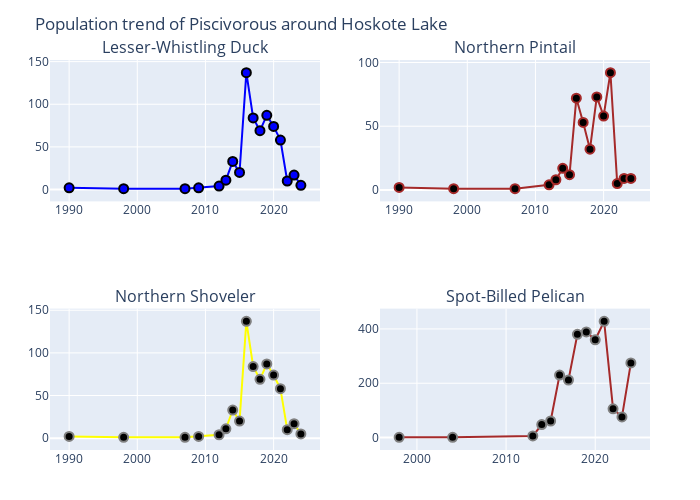

Notebook code for this chart:
### Code cell
# Plot trend for Lesser-Whistling Duck, Northern Pintail, Northern Shoveler and Spot-Billed Pelican

using PlotlyJS

LWDuck_plot() = scatter(
    x=result_LWDuck.OBSERVATION_DATE_YEAR_ONLY,
    y=result_LWDuck.count,
    mode="lines+markers",
    marker=attr(
        size=9,
        color="blue",
        symbol="circle",
        line=attr(width=2, color="lightorange")
    ),
    line=attr(color="lightbrown", width=2)
)

NPintail_plot() = scatter(
    x=result_NPintail.OBSERVATION_DATE_YEAR_ONLY,
    y=result_NPintail.count,
    mode="lines+markers",
    marker=attr(
        size=9,
        color="black",
        symbol="lightbrown",
        line=attr(width=2, color="lightbrown")
    ),
    line=attr(color="brown", width=2)
)

NShoveler_plot() = scatter(
    x=result_NShoveler.OBSERVATION_DATE_YEAR_ONLY,
    y=result_NShoveler.count,
    mode="lines+markers",
    marker=attr(
        size=9,
        color="black",
        symbol="circle",
        line=attr(width=2, color="grey")
    ),
    line=attr(color="yellow", width=2)
)

SBPelican_plot() = scatter(
    x=result_SBPelican.OBSERVATION_DATE_YEAR_ONLY,
    y=result_SBPelican.count,
    mode="lines+markers",
    marker=attr(
        size=9,
        color="black",
        symbol="circle",
        line=attr(width=2, color="grey")
    ),
    line=attr(color="brown", width=2)
)

plot_LWDuck = plot(LWDuck_plot(), Layout(title="Lesser-Whistling Duck"))
plot_NPintail = plot(NPintail_plot(), Layout(title="Northern Pintail"))
plot_NShoveler = plot(NShoveler_plot(), Layout(title="Northern Shoveler"))
plot_SBPelican = plot(SBPelican_plot(), Layout(title="Spot-Billed Pelican"))


plot_piscivorous2 = [plot_LWDuck plot_NPintail; plot_NShoveler plot_SBPelican]

relayout!(plot_piscivorous2, 
    height = 500,
    width = 700,
    title="Population trend of Piscivorous around Hoskote Lake",
    showlegend = false,   
    )

plot_piscivorous2

### Figure 1 — Plotly figure (JSON) as saved in the notebook; plotly's stock layout.template omitted (floating-point values rounded to 4 significant figures)
{"data": [{"line": {"color": "lightbrown", "width": 2}, "marker": {"color": "blue", "line": {"color": "lightorange", "width": 2}, "size": 9, "symbol": "circle"}, "mode": "lines+markers", "type": "scatter", "x": [1990, 1998, 2007, 2009, 2012, 2013, 2014, 2015, 2016, 2017, 2018, 2019, 2020, 2021, 2022, 2023, 2024], "xaxis": "x1", "y": [2, 1, 1, 2, 4, 11, 33, 20, 137, 84, 69, 87, 74, 58, 10, 17, 5], "yaxis": "y1"}, {"line": {"color": "brown", "width": 2}, "marker": {"color": "black", "line": {"color": "lightbrown", "width": 2}, "size": 9, "symbol": "lightbrown"}, "mode": "lines+markers", "type": "scatter", "x": [1990, 1998, 2007, 2012, 2013, 2014, 2015, 2016, 2017, 2018, 2019, 2020, 2021, 2022, 2023, 2024], "xaxis": "x2", "y": [2, 1, 1, 4, 8, 17, 12, 72, 53, 32, 73, 58, 92, 5, 9, 9], "yaxis": "y2"}, {"line": {"color": "yellow", "width": 2}, "marker": {"color": "black", "line": {"color": "grey", "width": 2}, "size": 9, "symbol": "circle"}, "mode": "lines+markers", "type": "scatter", "x": [1990, 1998, 2007, 2009, 2012, 2013, 2014, 2015, 2016, 2017, 2018, 2019, 2020, 2021, 2022, 2023, 2024], "xaxis": "x3", "y": [2, 1, 1, 2, 4, 11, 33, 20, 137, 84, 69, 87, 74, 58, 10, 17, 5], "yaxis": "y3"}, {"line": {"color": "brown", "width": 2}, "marker": {"color": "black", "line": {"color": "grey", "width": 2}, "size": 9, "symbol": "circle"}, "mode": "lines+markers", "type": "scatter", "x": [1998, 2004, 2013, 2014, 2015, 2016, 2017, 2018, 2019, 2020, 2021, 2022, 2023, 2024], "xaxis": "x4", "y": [1, 1, 6, 48, 61, 230, 212, 380, 389, 360, 428, 106, 76, 275], "yaxis": "y4"}], "layout": {"annotations": [{"font": {"size": 16}, "showarrow": false, "text": "Lesser-Whistling Duck", "x": 0.225, "xanchor": "center", "xref": "paper", "y": 1, "yanchor": "bottom", "yref": "paper"}, {"font": {"size": 16}, "showarrow": false, "text": "Northern Pintail", "x": 0.775, "xanchor": "center", "xref": "paper", "y": 1, "yanchor": "bottom", "yref": "paper"}, {"font": {"size": 16}, "showarrow": false, "text": "Northern Shoveler", "x": 0.225, "xanchor": "center", "xref": "paper", "y": 0.3625, "yanchor": "bottom", "yref": "paper"}, {"font": {"size": 16}, "showarrow": false, "text": "Spot-Billed Pelican", "x": 0.775, "xanchor": "center", "xref": "paper", "y": 0.3625, "yanchor": "bottom", "yref": "paper"}], "height": 500, "margin": {"b": 50, "l": 50, "r": 50, "t": 60}, "showlegend": false, "title": "Population trend of Piscivorous around Hoskote Lake", "width": 700, "xaxis1": {"anchor": "y1", "domain": [0, 0.45]}, "xaxis2": {"anchor": "y2", "domain": [0.55, 1]}, "xaxis3": {"anchor": "y3", "domain": [0, 0.45]}, "xaxis4": {"anchor": "y4", "domain": [0.55, 1]}, "yaxis1": {"anchor": "x1", "domain": [0.6375, 1]}, "yaxis2": {"anchor": "x2", "domain": [0.6375, 1]}, "yaxis3": {"anchor": "x3", "domain": [5.551e-17, 0.3625]}, "yaxis4": {"anchor": "x4", "domain": [5.551e-17, 0.3625]}}}
